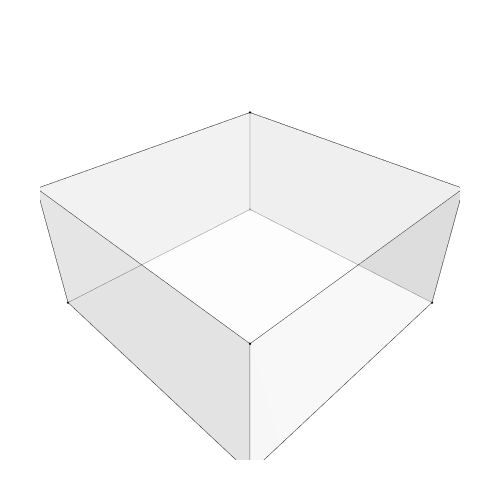

Source (notebook cell):
### Code cell
# Show geometry only (with vertices, no graph)
Topology.Show(cc_rooms,
              backgroundColor="white",
              width=500,
              height=500,
              renderer=renderer)

### Figure 1 — Plotly figure (JSON) as saved in the notebook; plotly's stock layout.template omitted (floating-point values rounded to 4 significant figures)
{"data": [{"customdata": ["", "", "", "", "", "", "", ""], "hoverinfo": "text", "hovertemplate": ["Click ", "Click ", "Click ", "Click ", "Click ", "Click ", "Click ", "Click "], "hovertext": ["", "", "", "", "", "", "", ""], "legendgroup": "1", "legendrank": 1, "marker": {"color": ["#000000", "#000000", "#000000", "#000000", "#000000", "#000000", "#000000", "#000000"], "line": {"width": 0}, "opacity": 1, "size": [2.8, 2.8, 2.8, 2.8, 2.8, 2.8, 2.8, 2.8], "sizemode": "diameter", "symbol": "circle"}, "mode": "markers", "name": "1: Untitled (Vertices)", "showlegend": false, "text": ["", "", "", "", "", "", "", ""], "type": "scatter3d", "x": [-4, 4, 4, -4, -4, 4, 4, -4], "y": [0, 0, 0, 0, 8, 8, 8, 8], "z": [0, 0, 4, 4, 0, 0, 4, 4]}, {"hoverinfo": "text", "legendgroup": "2", "legendrank": 2, "line": {"color": "black", "dash": "solid", "width": 1}, "marker": {"size": 0}, "mode": "lines", "name": "1: Untitled (Edges)", "showlegend": false, "text": "", "type": "scatter3d", "x": [-4, 4, null, 4, 4, null, 4, -4, null, -4, -4, null, -4, -4, null, -4, 4, null, 4, 4, null, 4, 4, null, 4, 4, null, 4, -4, null, -4, -4, null, -4, -4, null], "y": [0, 0, null, 0, 0, null, 0, 0, null, 0, 0, null, 0, 8, null, 8, 8, null, 8, 0, null, 8, 8, null, 8, 0, null, 8, 8, null, 8, 0, null, 8, 8, null], "z": [0, 0, null, 0, 4, null, 4, 4, null, 4, 0, null, 0, 0, null, 0, 0, null, 0, 0, null, 0, 4, null, 4, 4, null, 4, 4, null, 4, 4, null, 4, 0, null]}, {"cmax": 1, "cmin": 0, "color": "#FAFAFA", "colorscale": [[0, "#440154"], [0.1111, "#482878"], [0.2222, "#3e4989"], [0.3333, "#31688e"], [0.4444, "#26828e"], [0.5556, "#1f9e89"], [0.6667, "#35b779"], [0.7778, "#6ece58"], [0.8889, "#b5de2b"], [1, "#fde725"]], "flatshading": true, "hoverinfo": "text", "hovertext": "", "i": [0, 0, 4, 4, 1, 1, 6, 6, 3, 3, 6, 6], "j": [1, 2, 5, 0, 0, 5, 2, 7, 2, 7, 5, 4], "k": [2, 3, 0, 3, 5, 6, 1, 2, 7, 4, 4, 7], "legendgroup": "3", "legendrank": 3, "lighting": {"facenormalsepsilon": 0}, "name": "1: Untitled (Faces)", "opacity": 0.5, "showlegend": false, "showscale": false, "text": "", "type": "mesh3d", "x": [4, 4, -4, -4, -4, 4, 4, -4], "y": [0, 0, 0, 0, 8, 8, 8, 8], "z": [0, 4, 4, 0, 0, 0, 4, 4]}], "layout": {"autosize": true, "height": 500, "margin": {"b": 40, "l": 40, "r": 40, "t": 40}, "paper_bgcolor": "#FFFFFF", "plot_bgcolor": "#FFFFFF", "scene": {"aspectmode": "data", "camera": {"center": {"x": 0, "y": 0, "z": 0}, "eye": {"x": -1.25, "y": -1.25, "z": 1.25}, "projection": {"type": "perspective"}, "up": {"x": 0, "y": 0, "z": 1}}, "xaxis": {"visible": false}, "yaxis": {"visible": false}, "zaxis": {"visible": false}}, "showlegend": true, "width": 500, "xaxis": {"showgrid": false, "visible": false, "zeroline": false}, "yaxis": {"showgrid": false, "visible": false, "zeroline": false}}}
